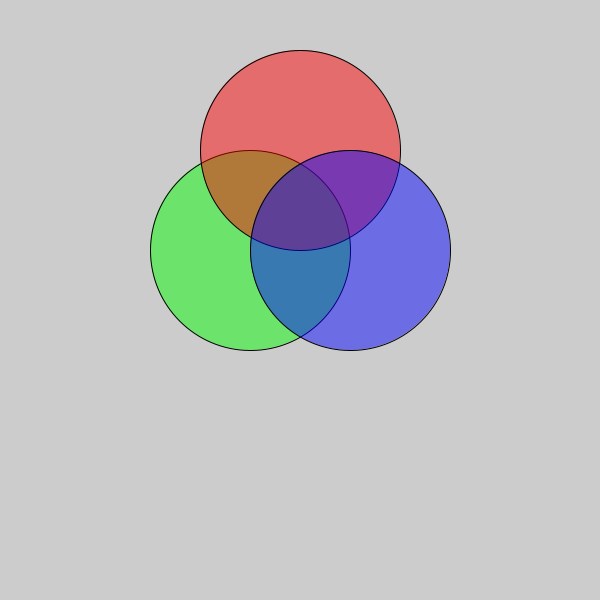
Frame 1 (no input)
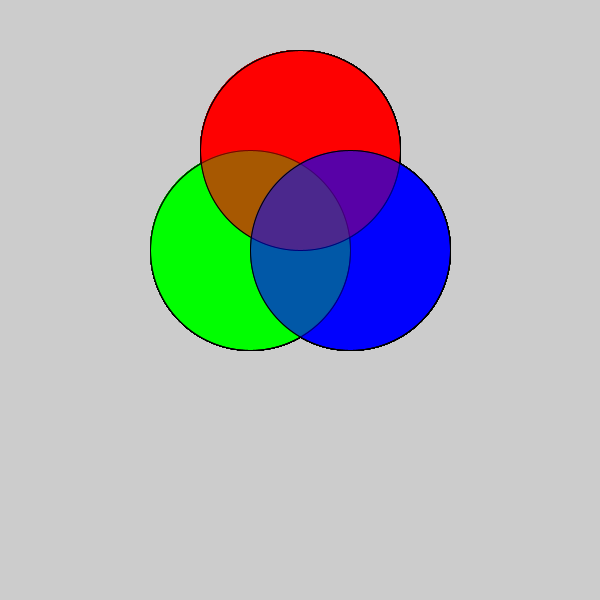
Frame 60 (the mouse pressed at the canvas centre just before this capture)
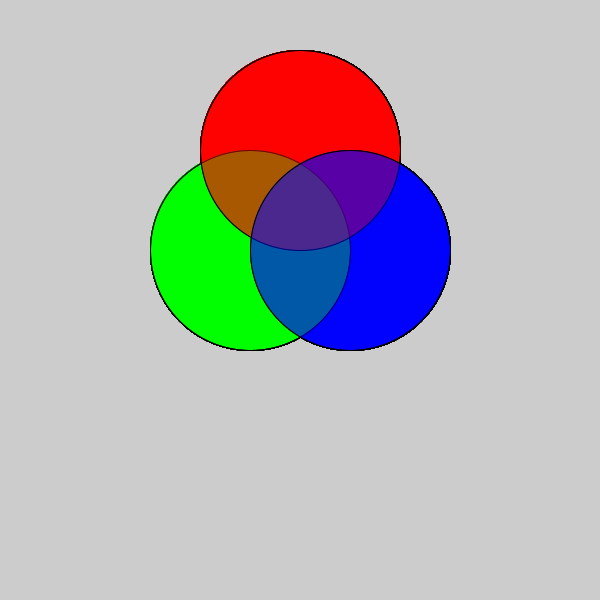
Frame 120 (the mouse held since frame 60 and released just before this capture)

The Processing sketch that drew these frames (run headless with seeded random() and noise(); from frame 60 on, the mouse is pressed at the canvas centre):

// Processing sketch: RGB_circles
// ── RGB_circles.pde
void setup()
{
  size(600, 600);
}

void draw()
{
  smooth();
  
  //background();
  
  stroke(0);
  fill(0,255,0,120);
  ellipse(250, 250, 200, 200);
  
   stroke(0);
  fill(255,0,0,120);
  ellipse(300,150, 200,200);
  
   stroke(0);
  fill(0,0,255,120);
  ellipse(350, 250, 200, 200);
}
